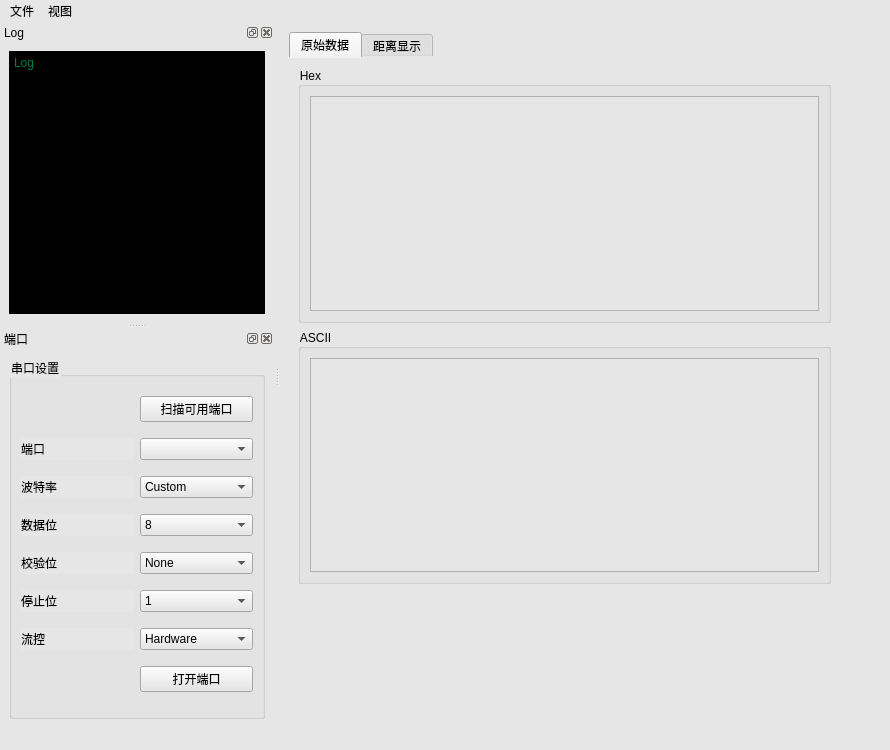
<?xml version="1.0" encoding="UTF-8"?>
<ui version="4.0">
 <class>MainWindow</class>
 <widget class="QMainWindow" name="MainWindow">
  <property name="geometry">
   <rect>
    <x>0</x>
    <y>0</y>
    <width>890</width>
    <height>750</height>
   </rect>
  </property>
  <property name="windowTitle">
   <string>室内定位</string>
  </property>
  <property name="autoFillBackground">
   <bool>false</bool>
  </property>
  <property name="styleSheet">
   <string notr="true">background-color: rgb(230, 230, 230);</string>
  </property>
  <widget class="QWidget" name="centralwidget">
   <widget class="QWidget" name="">
    <property name="geometry">
     <rect>
      <x>9</x>
      <y>9</y>
      <width>551</width>
      <height>561</height>
     </rect>
    </property>
    <layout class="QVBoxLayout" name="verticalLayout" stretch="10">
     <item>
      <widget class="QTabWidget" name="tabWidget">
       <property name="styleSheet">
        <string notr="true">border-color: rgb(85, 255, 255);</string>
       </property>
       <property name="currentIndex">
        <number>0</number>
       </property>
       <widget class="QWidget" name="tab">
        <attribute name="title">
         <string>原始数据</string>
        </attribute>
        <layout class="QVBoxLayout" name="verticalLayout_2">
         <item>
          <widget class="QGroupBox" name="groupBox_3">
           <property name="styleSheet">
            <string notr="true">background-color: rgb(230, 230, 230);</string>
           </property>
           <property name="title">
            <string>Hex</string>
           </property>
           <layout class="QHBoxLayout" name="horizontalLayout_3">
            <item>
             <widget class="QPlainTextEdit" name="plainTextEdit_2"/>
            </item>
           </layout>
          </widget>
         </item>
         <item>
          <widget class="QGroupBox" name="groupBox_4">
           <property name="styleSheet">
            <string notr="true">background-color: rgb(230, 230, 230);</string>
           </property>
           <property name="title">
            <string>ASCII</string>
           </property>
           <layout class="QHBoxLayout" name="horizontalLayout_4">
            <item>
             <widget class="QPlainTextEdit" name="plainTextEdit_3"/>
            </item>
           </layout>
          </widget>
         </item>
        </layout>
       </widget>
       <widget class="QWidget" name="tab_2">
        <attribute name="title">
         <string>距离显示</string>
        </attribute>
       </widget>
      </widget>
     </item>
    </layout>
   </widget>
  </widget>
  <widget class="QMenuBar" name="menubar">
   <property name="geometry">
    <rect>
     <x>0</x>
     <y>0</y>
     <width>890</width>
     <height>23</height>
    </rect>
   </property>
   <widget class="QMenu" name="menu">
    <property name="title">
     <string>文件</string>
    </property>
   </widget>
   <widget class="QMenu" name="menu_2">
    <property name="title">
     <string>视图</string>
    </property>
    <addaction name="action"/>
    <addaction name="actionLog"/>
   </widget>
   <addaction name="menu"/>
   <addaction name="menu_2"/>
  </widget>
  <widget class="QStatusBar" name="statusbar">
   <property name="autoFillBackground">
    <bool>false</bool>
   </property>
   <property name="styleSheet">
    <string notr="true">background-color: rgb(230, 230, 230);</string>
   </property>
  </widget>
  <widget class="QDockWidget" name="dockWidget_2">
   <property name="acceptDrops">
    <bool>false</bool>
   </property>
   <property name="allowedAreas">
    <set>Qt::BottomDockWidgetArea</set>
   </property>
   <property name="windowTitle">
    <string>Log</string>
   </property>
   <attribute name="dockWidgetArea">
    <number>1</number>
   </attribute>
   <widget class="QWidget" name="dockWidgetContents_3">
    <layout class="QHBoxLayout" name="horizontalLayout">
     <item>
      <widget class="QPlainTextEdit" name="plainTextEdit">
       <property name="styleSheet">
        <string notr="true">background-color: rgb(0, 0, 0);
font: 10pt &quot;微软雅黑&quot;;
color: rgb(0, 255, 127);</string>
       </property>
       <property name="verticalScrollBarPolicy">
        <enum>Qt::ScrollBarAsNeeded</enum>
       </property>
       <property name="horizontalScrollBarPolicy">
        <enum>Qt::ScrollBarAsNeeded</enum>
       </property>
       <property name="backgroundVisible">
        <bool>true</bool>
       </property>
       <property name="centerOnScroll">
        <bool>true</bool>
       </property>
       <property name="placeholderText">
        <string>Log</string>
       </property>
      </widget>
     </item>
    </layout>
   </widget>
  </widget>
  <widget class="QDockWidget" name="dockWidget_port">
   <property name="minimumSize">
    <size>
     <width>160</width>
     <height>268</height>
    </size>
   </property>
   <property name="cursor">
    <cursorShape>ArrowCursor</cursorShape>
   </property>
   <property name="mouseTracking">
    <bool>false</bool>
   </property>
   <property name="autoFillBackground">
    <bool>false</bool>
   </property>
   <property name="styleSheet">
    <string notr="true">background-color: rgb(230, 230, 230);</string>
   </property>
   <property name="windowTitle">
    <string>端口</string>
   </property>
   <attribute name="dockWidgetArea">
    <number>1</number>
   </attribute>
   <widget class="QWidget" name="dockWidgetContents">
    <layout class="QVBoxLayout" name="verticalLayout_3">
     <item>
      <widget class="QGroupBox" name="groupBox_2">
       <property name="title">
        <string>串口设置</string>
       </property>
       <layout class="QGridLayout" name="gridLayout">
        <item row="5" column="0">
         <widget class="QLabel" name="label_5">
          <property name="text">
           <string>停止位</string>
          </property>
         </widget>
        </item>
        <item row="1" column="0">
         <widget class="QLabel" name="label">
          <property name="text">
           <string>端口</string>
          </property>
         </widget>
        </item>
        <item row="2" column="1">
         <widget class="QComboBox" name="comboBox_baud">
          <property name="layoutDirection">
           <enum>Qt::LeftToRight</enum>
          </property>
          <item>
           <property name="text">
            <string>Custom</string>
           </property>
          </item>
          <item>
           <property name="text">
            <string>110</string>
           </property>
          </item>
          <item>
           <property name="text">
            <string>300</string>
           </property>
          </item>
          <item>
           <property name="text">
            <string>600</string>
           </property>
          </item>
          <item>
           <property name="text">
            <string>1200</string>
           </property>
          </item>
          <item>
           <property name="text">
            <string>2400</string>
           </property>
          </item>
          <item>
           <property name="text">
            <string>4800</string>
           </property>
          </item>
          <item>
           <property name="text">
            <string>9600</string>
           </property>
          </item>
          <item>
           <property name="text">
            <string>14400</string>
           </property>
          </item>
          <item>
           <property name="text">
            <string>38400</string>
           </property>
          </item>
          <item>
           <property name="text">
            <string>56000</string>
           </property>
          </item>
          <item>
           <property name="text">
            <string>57600</string>
           </property>
          </item>
          <item>
           <property name="text">
            <string>115200</string>
           </property>
          </item>
          <item>
           <property name="text">
            <string>128000</string>
           </property>
          </item>
          <item>
           <property name="text">
            <string>230400</string>
           </property>
          </item>
          <item>
           <property name="text">
            <string>256000</string>
           </property>
          </item>
          <item>
           <property name="text">
            <string>460800</string>
           </property>
          </item>
          <item>
           <property name="text">
            <string>500000</string>
           </property>
          </item>
          <item>
           <property name="text">
            <string>512000</string>
           </property>
          </item>
          <item>
           <property name="text">
            <string>600000</string>
           </property>
          </item>
          <item>
           <property name="text">
            <string>750000</string>
           </property>
          </item>
          <item>
           <property name="text">
            <string>921600</string>
           </property>
          </item>
          <item>
           <property name="text">
            <string>1000000</string>
           </property>
          </item>
          <item>
           <property name="text">
            <string>1500000</string>
           </property>
          </item>
          <item>
           <property name="text">
            <string>2000000</string>
           </property>
          </item>
         </widget>
        </item>
        <item row="3" column="1">
         <widget class="QComboBox" name="comboBox_baud_2">
          <item>
           <property name="text">
            <string>8</string>
           </property>
          </item>
          <item>
           <property name="text">
            <string>7</string>
           </property>
          </item>
          <item>
           <property name="text">
            <string>6</string>
           </property>
          </item>
          <item>
           <property name="text">
            <string>5</string>
           </property>
          </item>
         </widget>
        </item>
        <item row="7" column="1">
         <widget class="QComboBox" name="comboBox_baud_5">
          <item>
           <property name="text">
            <string>Hardware</string>
           </property>
          </item>
          <item>
           <property name="text">
            <string>Software</string>
           </property>
          </item>
          <item>
           <property name="text">
            <string>None</string>
           </property>
          </item>
          <item>
           <property name="text">
            <string>Custom</string>
           </property>
          </item>
         </widget>
        </item>
        <item row="2" column="0">
         <widget class="QLabel" name="label_2">
          <property name="text">
           <string>波特率</string>
          </property>
         </widget>
        </item>
        <item row="5" column="1">
         <widget class="QComboBox" name="comboBox_baud_4">
          <item>
           <property name="text">
            <string>1</string>
           </property>
          </item>
          <item>
           <property name="text">
            <string>1.5</string>
           </property>
          </item>
          <item>
           <property name="text">
            <string>2</string>
           </property>
          </item>
         </widget>
        </item>
        <item row="4" column="1">
         <widget class="QComboBox" name="comboBox_baud_3">
          <item>
           <property name="text">
            <string>None</string>
           </property>
          </item>
          <item>
           <property name="text">
            <string>Odd</string>
           </property>
          </item>
          <item>
           <property name="text">
            <string>Even</string>
           </property>
          </item>
          <item>
           <property name="text">
            <string>Mark</string>
           </property>
          </item>
          <item>
           <property name="text">
            <string>Space</string>
           </property>
          </item>
         </widget>
        </item>
        <item row="3" column="0">
         <widget class="QLabel" name="label_3">
          <property name="text">
           <string>数据位</string>
          </property>
         </widget>
        </item>
        <item row="8" column="1">
         <widget class="QPushButton" name="pushButton_port_scan_2">
          <property name="text">
           <string>打开端口</string>
          </property>
         </widget>
        </item>
        <item row="0" column="1">
         <widget class="QPushButton" name="pushButton_port_scan">
          <property name="text">
           <string>扫描可用端口</string>
          </property>
         </widget>
        </item>
        <item row="4" column="0">
         <widget class="QLabel" name="label_4">
          <property name="text">
           <string>校验位</string>
          </property>
         </widget>
        </item>
        <item row="1" column="1">
         <widget class="QComboBox" name="comboBox_port">
          <property name="currentText">
           <string/>
          </property>
         </widget>
        </item>
        <item row="7" column="0">
         <widget class="QLabel" name="label_6">
          <property name="text">
           <string>流控</string>
          </property>
         </widget>
        </item>
       </layout>
      </widget>
     </item>
    </layout>
   </widget>
  </widget>
  <action name="action">
   <property name="checkable">
    <bool>true</bool>
   </property>
   <property name="checked">
    <bool>true</bool>
   </property>
   <property name="text">
    <string>端口</string>
   </property>
  </action>
  <action name="actionLog">
   <property name="checkable">
    <bool>true</bool>
   </property>
   <property name="checked">
    <bool>false</bool>
   </property>
   <property name="text">
    <string>Log</string>
   </property>
  </action>
 </widget>
 <resources/>
 <connections/>
</ui>
